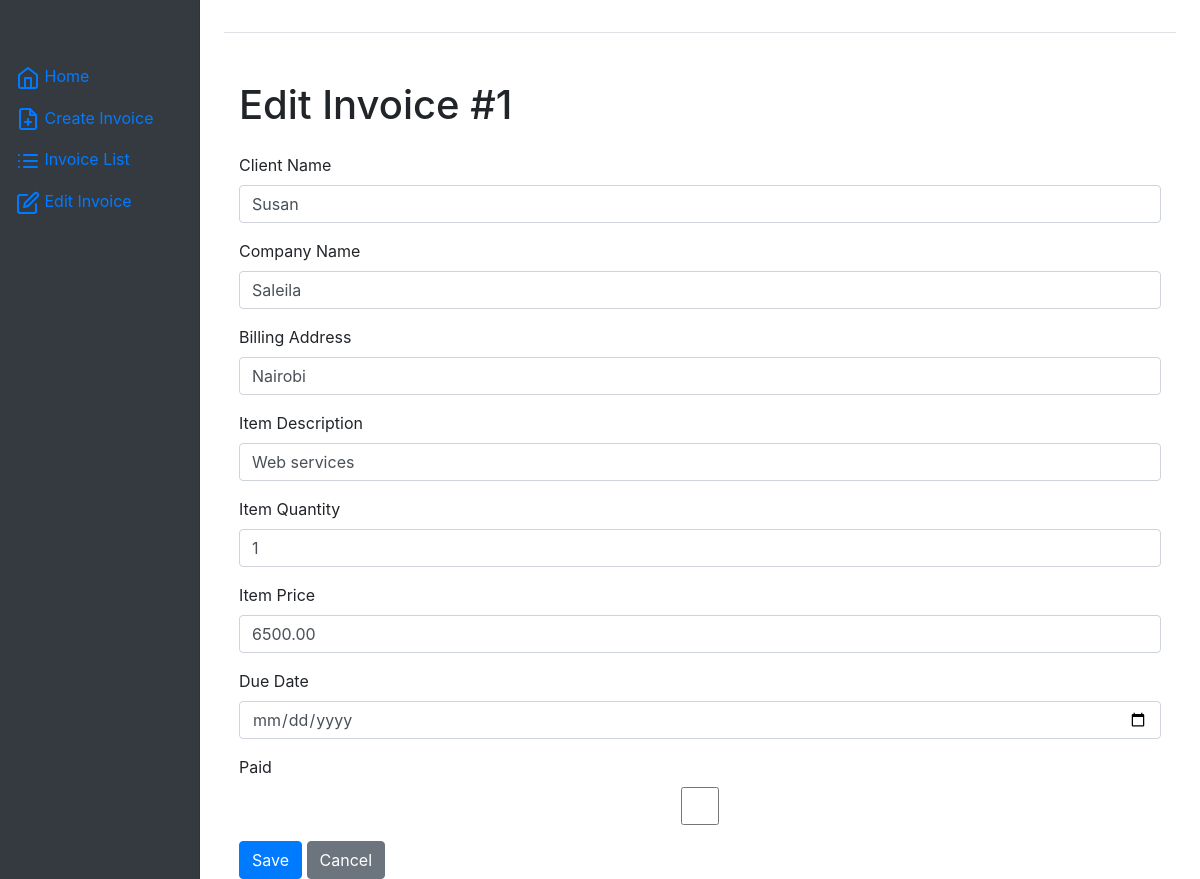
The page /invoice/invoice/1/edit/ on the database as committed earlier.
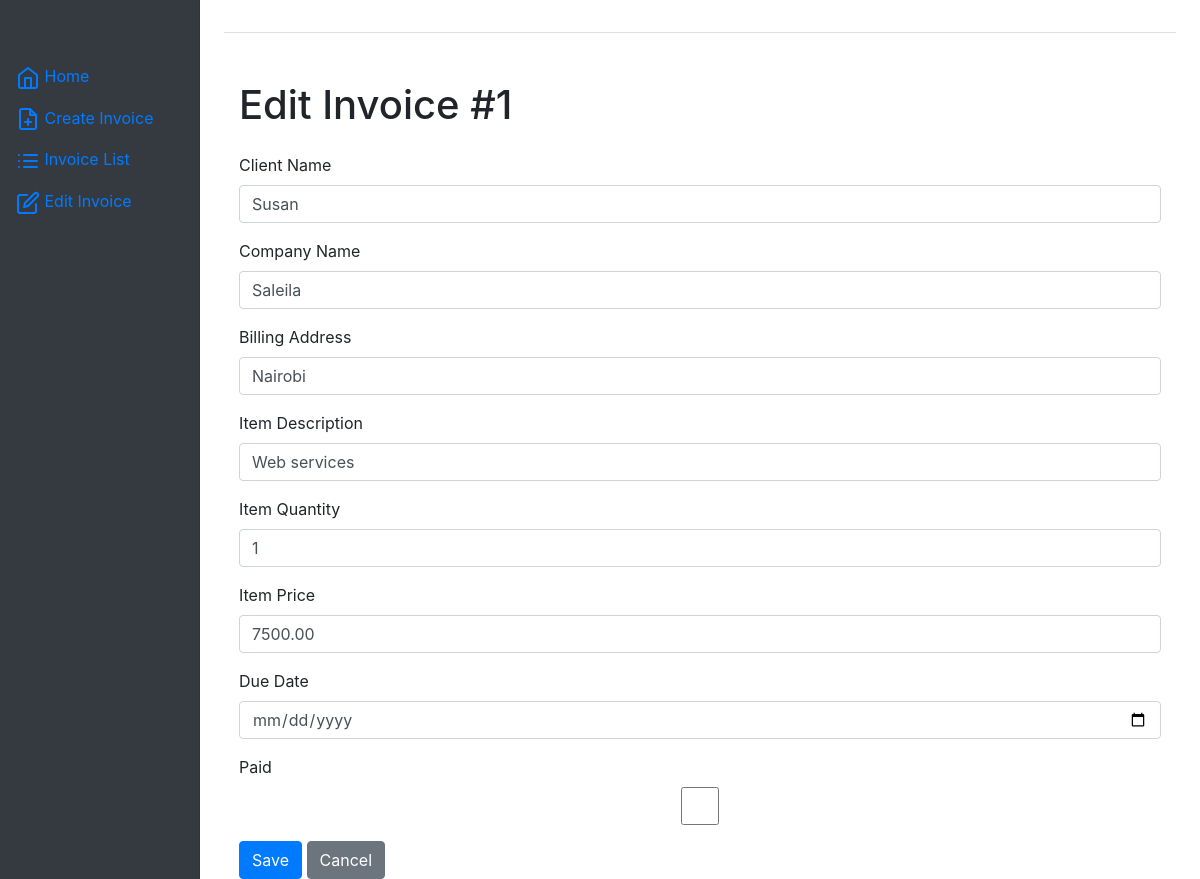
The same page on the database as committed later.
### invoice_generator/models.py (models this page shows, shortened)
class Invoice(models.Model):
    company_name = models.CharField(max_length=100)
    client_name = models.CharField(max_length=200)
    billing_address = models.CharField(max_length=200)
    item_description = models.TextField()
    item_quantity = models.IntegerField()
    item_price = models.DecimalField(max_digits=10, decimal_places=2)
    created_at = models.DateTimeField(auto_now_add=True)
    due_date = models.DateTimeField()
    paid = models.BooleanField(default=False)

### invoice_generator/views.py (the view)
# urls.py: path('invoice/<int:invoice_id>/edit/', edit_invoice, name='edit_invoice'),
def edit_invoice(request, invoice_id):
    invoice = get_object_or_404(Invoice, id=invoice_id)
    if request.method == 'POST':
        form = InvoiceForm(request.POST, instance=invoice)
        if form.is_valid():
            form.save()
            return redirect('invoice_generator:invoice_detail', invoice_id=invoice.id)
    else:
        form = InvoiceForm(instance=invoice)
    return render(request, 'invoice/edit_invoice.html', {'form': form, 'invoice':invoice})

### invoice_generator/forms.py
class InvoiceForm(forms.ModelForm):
    class Meta:
        model = Invoice
        fields = [
            'client_name',
            'company_name',
            'billing_address',
            'item_description',
            'item_quantity',
            'item_price',
            'due_date',
            'paid'
        ]

### login/templates/invoice/edit_invoice.html (shortened to what this page needs)
{% extends 'invoice/index.html' %}
{% block content %}
<div class="container mt-5">
    <h1 class="mb-4">Edit Invoice #{{ invoice.id }}</h1>
    <form method="post">
        <div class="form-group">
            <label for="client_name">Client Name</label>
            <input type="text" class="form-control" id="client_name" name="client_name" value="{{ form.client_name.value }}">
        </div>
        <div class="form-group">
            <label for="company_name">Company Name</label>
            <input type="text" class="form-control" id="company_name" name="company_name" value="{{ form.company_name.value }}">
        </div>
        <div class="form-group">
            <label for="billing_address">Billing Address</label>
            <input type="text" class="form-control" id="billing_address" name="billing_address" value="{{ form.billing_address.value }}">
        </div>
        <div class="form-group">
            <label for="item_description">Item Description</label>
            <input type="text" class="form-control" id="item_description" name="item_description" value="{{ form.item_description.value }}">
        </div>
        <div class="form-group">
            <label for="item_quantity">Item Quantity</label>
            <input type="number" class="form-control" id="item_quantity" name="item_quantity" value="{{ form.item_quantity.value }}">
        </div>
        <div class="form-group">
            <label for="item_price">Item Price</label>
            <input type="number" class="form-control" id="item_price" name="item_price" value="{{ form.item_price.value }}">
        </div>
        <div class="form-group">
            <label for="due_date">Due Date</label>
            <input type="date" class="form-control" id="due_date" name="due_date" value="{{ form.due_date.value }}">
        </div>
        <div class="form-group">
            <label for="paid">Paid</label>
            <input type="checkbox" class="form-control" id="paid" name="paid" value="{{ form.paid.value }}">
        </div>
        <button type="submit" class="btn btn-primary">Save</button>
        <a href="{% url 'invoice_generator:invoice_detail' invoice.id %}" class="btn btn-secondary">Cancel</a>
    </form>
</div>
{% endblock %}

Rows that differ between the two databases and show on the page:
changed Invoice "Susan": item_price "6500.00" → "7500.00"
